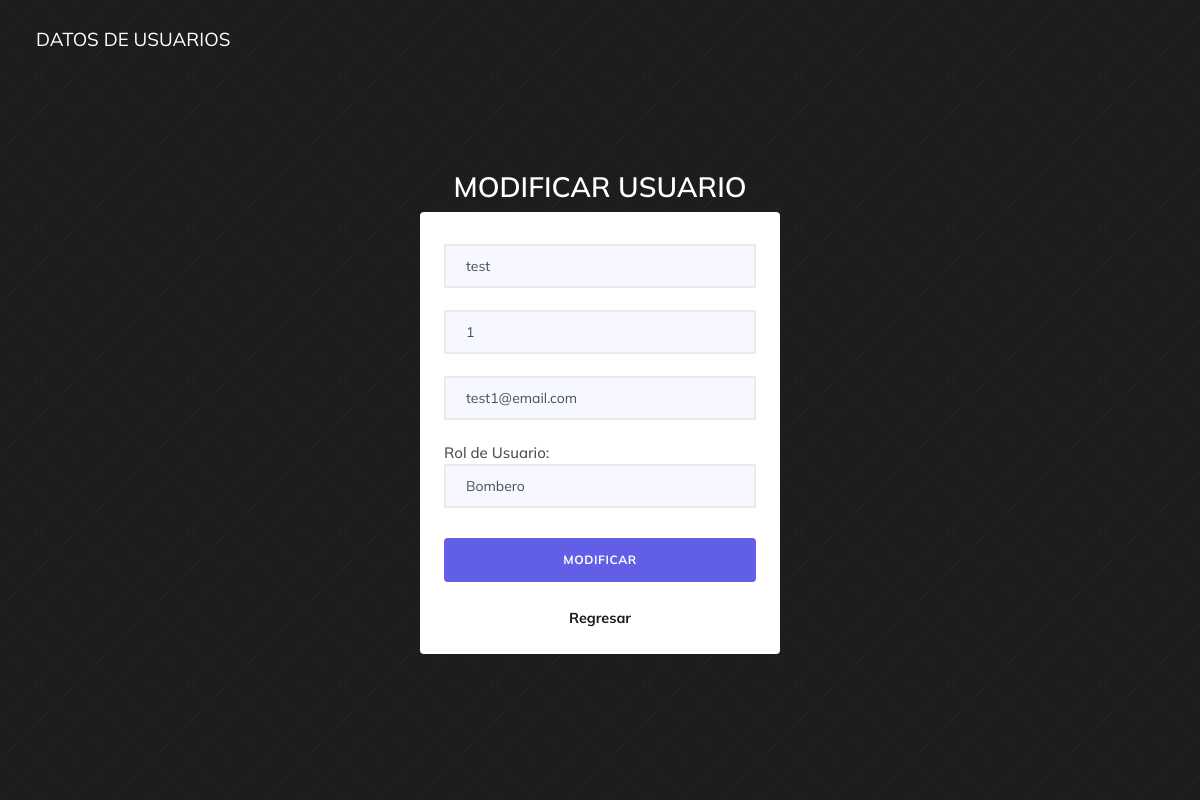
Page /Pagina/modifi_usuario.php?id=1 (signed in) on the committed database.
### tables this page shows
CREATE TABLE `usuarios` (
  `id` int(11) NOT NULL,
  `nombre` varchar(100) NOT NULL,
  `apellido` varchar(100) NOT NULL,
  `email` varchar(100) NOT NULL,
  `contraseña` varchar(255) NOT NULL,
  `compania` varchar(100) DEFAULT NULL,
  `fecha_creacion` date DEFAULT NULL,
  `rol` int(11) DEFAULT NULL
);

### Pagina/modifi_usuario.php (the view, shortened to what this page needs)
<?php
include "modelo/conexion.php";
$id = isset($_GET['id']) ? (int)$_GET['id'] : 0;
if ($id > 0) {
    $stmt = $conexion->prepare("SELECT * FROM usuarios WHERE id = ?");
    $stmt->bind_param("i", $id);
    $stmt->execute();
    $result = $stmt->get_result();
    if ($result->num_rows > 0) {
        $datos = $result->fetch_object();
    } else {
        $datos = null;
    }
} else {
    $datos = null;
}
?>
<!DOCTYPE html>
<html lang="es">
<head>
    <link href="css/bootstrap.min.css" rel="stylesheet" type="text/css" />
    <link rel="stylesheet" href="https://cdn.jsdelivr.net/npm/bootstrap-icons@1.11.3/font/bootstrap-icons.min.css">
    <link href="css/style.min.css" rel="stylesheet" type="text/css" />
</head>
<body>
   <nav class="navbar navbar-expand-lg fixed-top navbar-custom sticky sticky-dark" id="navbar">
       <div class="container">
           <a class="navbar-brand">Datos de usuarios</a>
       </div>
   </nav>
   <section class="bg-login d-flex align-items-center">
       <div class="container">
           <div class="row justify-content-center mt-4">
               <div class="col-lg-4">
                   <div class="text-center page-heading">
                       <h1 class="text-white">Modificar usuario</h1>
                   </div>
                   <div class="bg-white p-4 rounded">
                       <form class="login-form" method="POST" action="controlador/modificar_usuario.php">
                           <?php
                           if ($datos) { ?>
                               <div class="row">
                                   <div class="col-lg-12 mt-2">
                                       <input type="text" class="form-control" placeholder="Ingrese nombre" name="nombre" value="<?= $datos->nombre ?>" required>
                                   </div>
                                   <div class="col-lg-12 mt-2">
                                       <input type="text" class="form-control" placeholder="Ingrese apellido" name="apellido" value="<?= $datos->apellido ?>" required>
                                   </div>
                                   <div class="col-lg-12 mt-2">
                                       <input type="email" class="form-control" placeholder="Ingrese email" name="email" value="<?= $datos->email ?>" required>
                                   </div>
                                   <div class="col-lg-12 mt-2">
                                    <label for="rol">Rol de Usuario:</label>
                                    <select id="rol" name="rol" class="form-control" required>
                                        <option value="2" <?= $datos->rol == '2' ? 'selected' : '' ?>>Bombero</option>
                                    </select>
                                </div>
                               </div>
                           <?php } else { ?>
                               <p class="text-danger">Error: No se encontraron los datos del usuario.</p>
                           <?php } ?>
                           <div class="col-lg-12 mt-3 mb-4">
                               <button type="submit" class="btn btn-primary w-100" name="btnregistrar" value="ok">Modificar</button>
                           </div>
                           <div class="text-center">
                               <p class="mb-0 mt-2 text-center">
                                   <a href="usuario.php" class="text-dark fw-bold">Regresar</a>
                               </p>
                           </div>
                       </form>
                   </div>
               </div>
           </div>
       </div>
   </section>
</body>
</html>

### rows in the picture
usuarios: nombre "test", apellido "1", email "test1@email.com", rol "Bombero"
